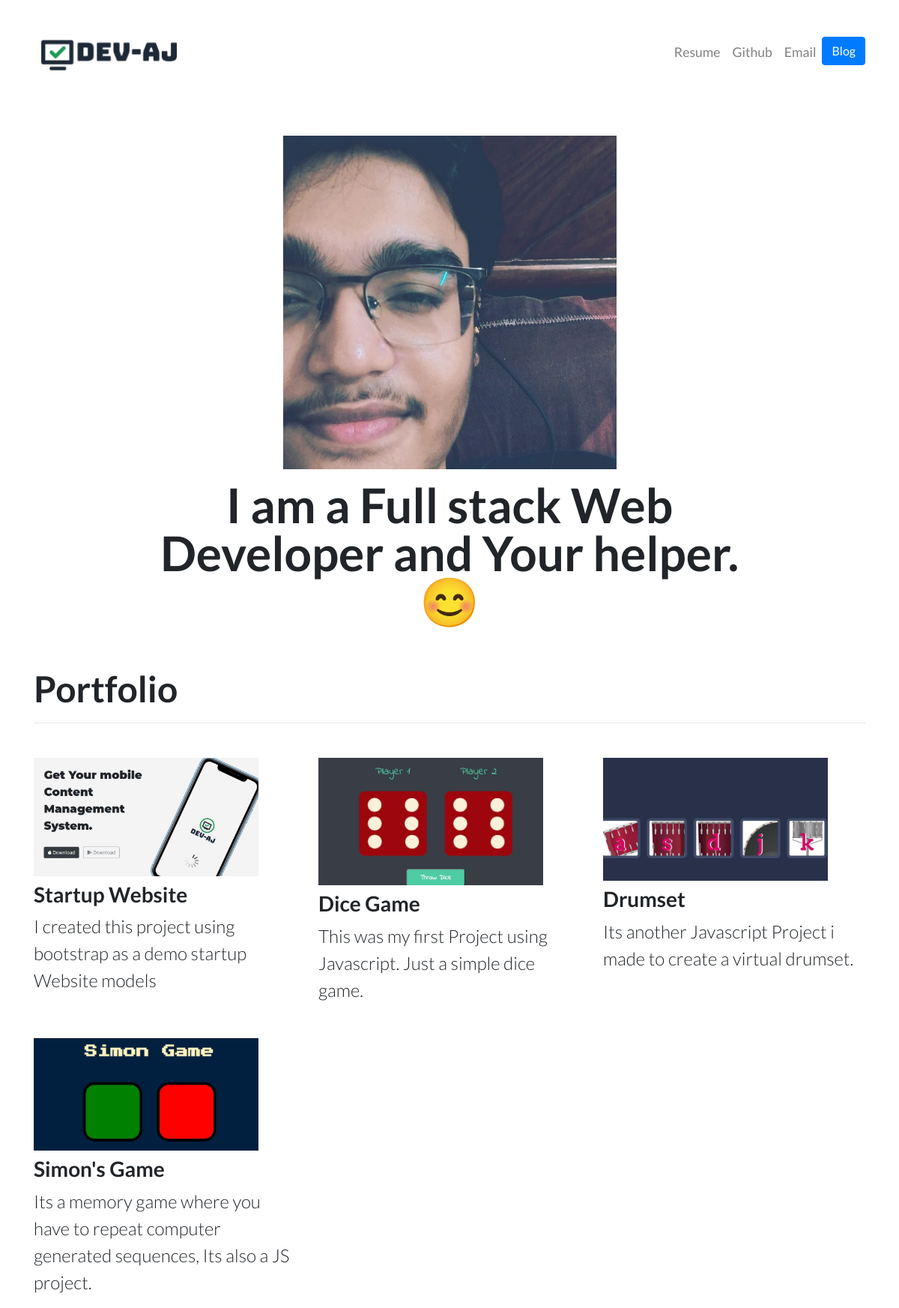
The app's page /, older data.
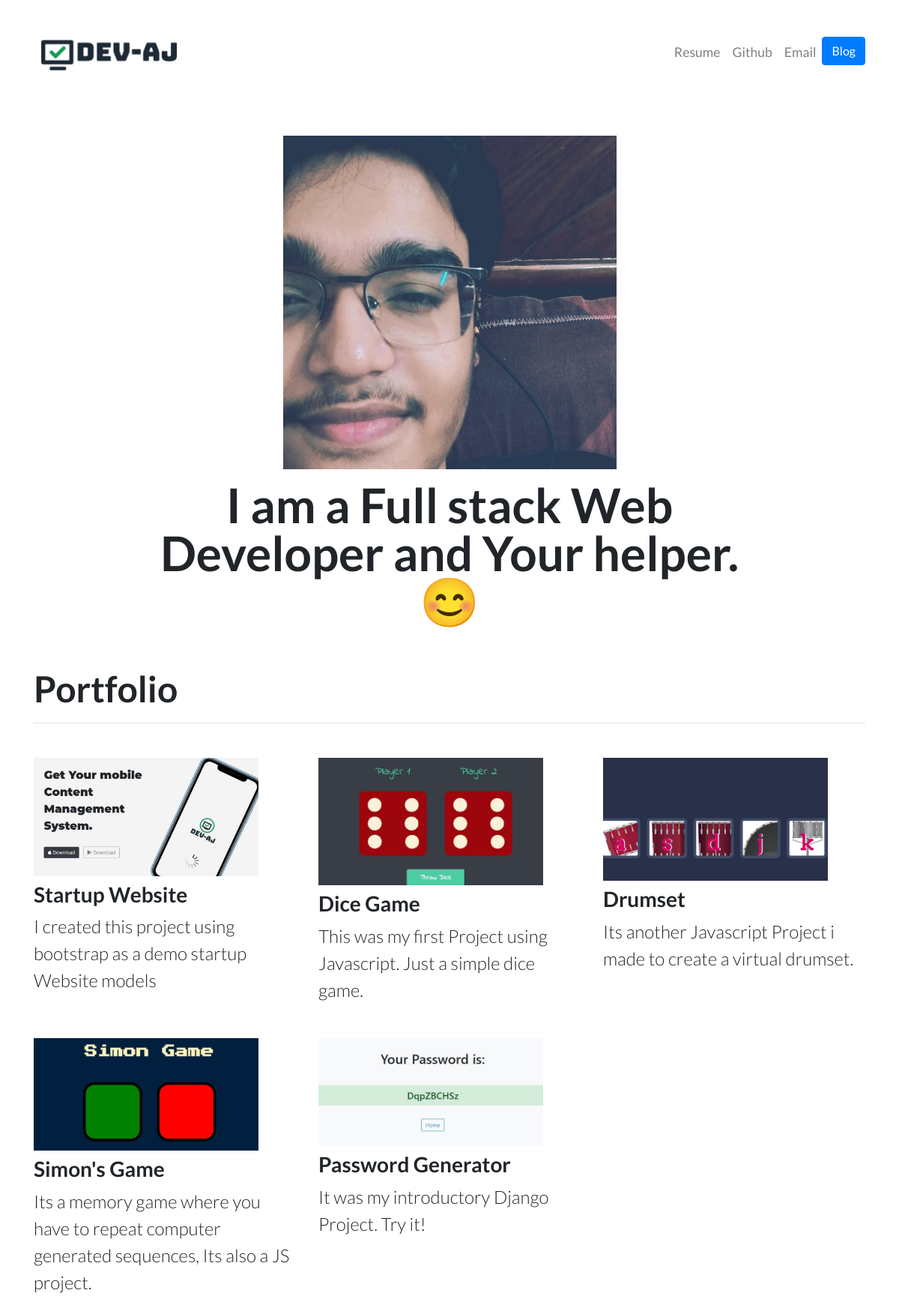
The same page, newer data.
### portfolio/models.py (models this page shows)
class Project(models.Model):
    title = models.CharField(max_length=100)
    description = models.CharField(max_length=220)
    url = models.URLField(blank = 'true')
    image = models.ImageField(upload_to = 'project_image')

### portfolio/views.py (the view)
# urls.py: 2. Add a URL to urlpatterns:  path('', views.home, name='home')
def home(request):
    projects = Project.objects.all()
    return render(request, "portfolio/Home.html", {'projects' :projects})

### portfolio/templates/portfolio/Home.html
{% extends "portfolio/base.html" %}
{% block content %}
<br>
{% load static %}
<div class="row justify-content-center my-3">
  <div class="col-5">
    <img src="{% static 'portfolio/devaj.jpg' %}" class="img-fluid">
  </div>
</div>
<div class="row justify-content-center mb-3">
  <div class="col-md-9 text-center">
    <h1 id="hometext" class="font-weight-bold">I am a Full stack Web Developer and Your helper.😊</h1>
  </div>
</div>
<h2 class="mt-5">Portfolio</h2>
<hr>
<div class="row">
  {% for project in projects %}
  <div class="col-lg-4 col-md-6">
    {% if project.url %}
    <a href="{{ project.url }}">
      <img src="{{ project.image.url }}" class="img-fluid mb-2 project" width = "300px" height="175px">
    </a>
    {% else %}
    <img src="{{ project.image.url }}" class="img-fluid mb-2 project" width = "300px" height="175px">
    {% endif %}
    <h3>{{ project.title }}</h3>
    <p>{{ project.description }}</p>
  </div>
  {% endfor %}
</div>
{% endblock %}

### portfolio/templates/portfolio/base.html (shortened to what this page needs)
{% load static %}
<!doctype html>
<html lang="en">
<head>
  <link rel="stylesheet" href="https://stackpath.bootstrapcdn.com/bootstrap/4.4.1/css/bootstrap.min.css">
  <link rel="stylesheet" href="{% static "portfolio/custom.css" %}">
</head>
<body>
  <nav id="topNav" class="navbar navbar-expand-md navbar-light">
    <div class="container">
      <a class="navbar-brand" href="{% url 'home' %}">
        <img src="{% static "portfolio/Logo.png" %}" width="200" height="115" alt="Logo" loading="lazy"></a>
      <div class="collapse navbar-collapse text-center" id="navbarNav">
        <ul class="navbar-nav ml-auto">
          <li class="nav-item">
            <a class="nav-link" href="{% static "portfolio/resume.pdf" %}">Resume</a>
          </li>
          <li class="nav-item">
            <a class="nav-link" href="https://github.com/Devajsuryavanshi" target="_blank">Github</a>
          </li>
          <li class="nav-item">
            <a class="nav-link" href="mailto: devajsuryavanshi@gmail.com" target="_blank">Email</a>
          </li>
          <li>
            <a role="button" href="/blog/" class="btn btn-primary">Blog</a>
          </li>
        </ul>
      </div>
    </div>
  </nav>
  <div class="container">
    {% block content %}{% endblock %}
  </div>
</body>
</html>

### portfolio/static/portfolio/custom.css (style rules this page uses)
.navbar-nav .nav-link { color: grey !important; font-size: 1.1rem; font-weight: 500; }
body { font-family: 'Lato', sans-serif; font-weight: 400; }
#hometext { font-size: 6rem; font-weight: 700; line-height: 1; }
h2 { font-size: 3rem; font-weight: 700; }
h3 { font-size: 1.75rem; font-weight: 700; }
.project { margin-bottom: 30px; margin-top: 30px; padding: 0; }
p { font-size: 1.5rem; font-weight: 300; }
@media (min-width: 992px) { #hometext { font-size: 4rem; } }

Row changes from the older to the newer data that the page shows:
added Project: image (picture), title "Password Generator", description "It was my introductory Django Project. Try it!"
